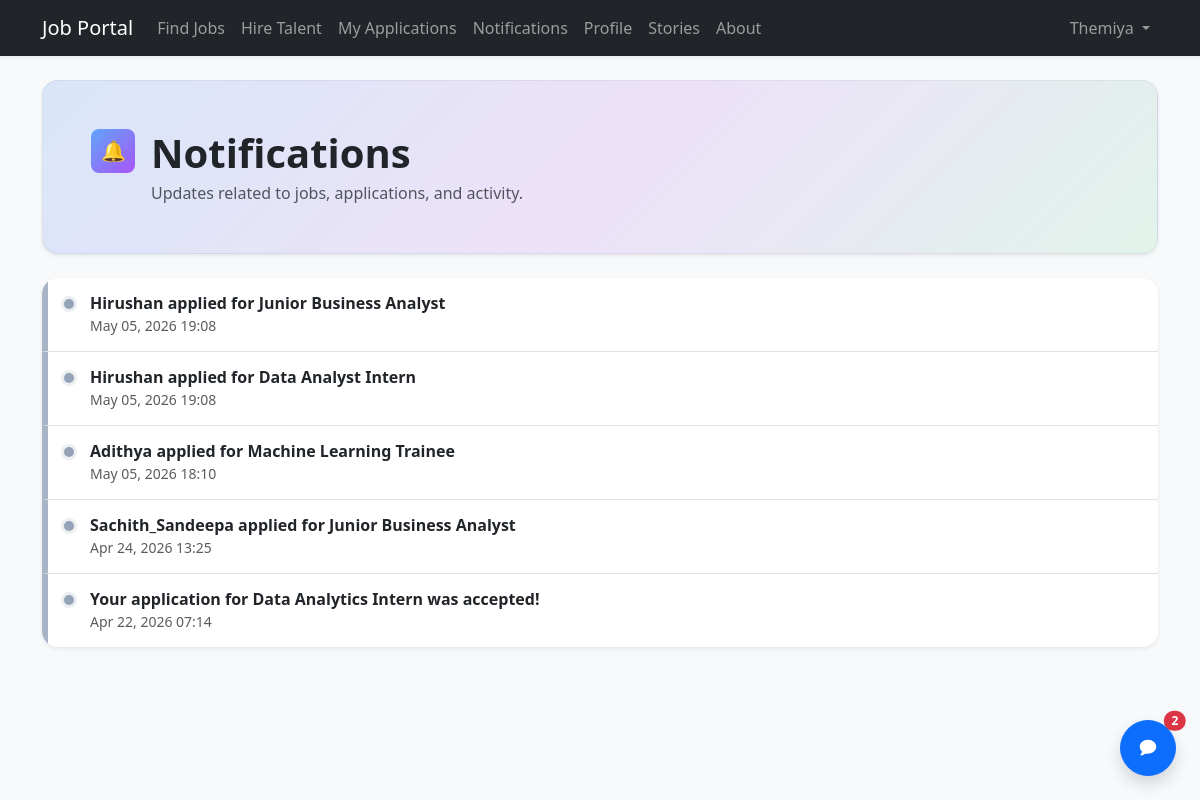
The app's page /notifications/ (signed in) with its own data.
### accounts/models.py (models this page shows, shortened)
class Notification(models.Model):
    recipient = models.ForeignKey(User, on_delete=models.CASCADE, related_name="notifications")
    message = models.CharField(max_length=255)
    is_read = models.BooleanField(default=False)
    created_at = models.DateTimeField(auto_now_add=True)
    link = models.CharField(max_length=255, blank=True)
    class Meta:
        ordering = ["-created_at"]

### accounts/views.py (the view)
# urls.py: path("notifications/", views.notifications_list, name="notifications_list"),
@login_required
def notifications_list(request):
    notifications = Notification.objects.filter(recipient=request.user).order_by("-created_at")
    notifications.filter(is_read=False).update(is_read=True)
    return render(request, "notifications_list.html", {"notifications": notifications})

### jobportal/context_processors.py (called while the page is built)
def unread_notifications_count(request):
    if not getattr(request, "user", None) or not request.user.is_authenticated:
        return {
            "unread_notifications_count": 0,
            "unread_message_count": 0,
            "recent_messages": [],
        }
    return {
        "unread_notifications_count": Notification.objects.filter(
            recipient=request.user, is_read=False
        ).count(),
        "unread_message_count": DirectMessage.objects.filter(
            recipient=request.user, is_read=False
        ).count(),
        "recent_messages": DirectMessage.objects.filter(recipient=request.user)
        .select_related("sender")
        .only("id", "sender__username", "subject", "body", "sent_at", "is_read")
        [:10],
    }

### accounts/templates/notifications_list.html (shortened to what this page needs)
{% extends "base.html" %}
{% block content %}
<div class="notif-page">
  <div class="notif-hero rounded-4 p-4 p-md-5 shadow-sm mb-4">
    <div class="d-flex flex-wrap justify-content-between align-items-start gap-3">
      <div class="d-flex align-items-start gap-3">
        <div class="rounded-3 d-flex align-items-center justify-content-center"
             style="width:44px;height:44px;background:linear-gradient(135deg,#60a5fa,#a855f7);color:#0b1020;">
          <span aria-hidden="true" style="font-size:20px;line-height:1;">🔔</span>
        </div>
        <div>
          <h1 class="fw-bold mb-1">Notifications</h1>
          <p class="text-muted mb-0">Updates related to jobs, applications, and activity.</p>
        </div>
      </div>
    </div>
  </div>
  <div class="card notif-list shadow-sm border-0 rounded-4 overflow-hidden">
    <div class="list-group list-group-flush">
      {% for n in notifications %}
        {% if n.link %}
          <a class="list-group-item list-group-item-action d-flex justify-content-between align-items-start gap-3 notif-item {% if not n.is_read %}is-unread{% endif %}"
             href="{{ n.link }}">
            <div class="d-flex align-items-start gap-3 min-w-0">
              <div class="notif-dot mt-1" aria-hidden="true"></div>
              <div class="notif-body">
                <div class="fw-semibold notif-text {% if not n.is_read %}text-dark{% endif %}">{{ n.message }}</div>
                <div class="text-muted small">{{ n.created_at|date:"M d, Y H:i" }}</div>
              </div>
            </div>
          </a>
        {% endif %}
      {% endfor %}
    </div>
  </div>
</div>
{% endblock %}

### templates/base.html (shortened to what this page needs)
<!DOCTYPE html>
<html lang="en">
<head>
    <link href="https://cdn.jsdelivr.net/npm/bootstrap@5.3.0/dist/css/bootstrap.min.css" rel="stylesheet">
</head>
<body class="bg-light">
<nav class="navbar navbar-expand-lg navbar-dark bg-dark mb-4 shadow-sm">
    <div class="container">
        <a class="navbar-brand" href="/">Job Portal</a>
        <div class="collapse navbar-collapse" id="mainNavbar">
            <ul class="navbar-nav me-auto mb-2 mb-lg-0">
                {% if user.is_authenticated %}
                  {% if user.groups.all.0.name == 'Employer' %}
                    <li class="nav-item"><a class="nav-link" href="{% url 'job_list' %}">Find Jobs</a></li>
                    <li class="nav-item"><a class="nav-link" href="{% url 'talent_list' %}">Hire Talent</a></li>
                    <li class="nav-item"><a class="nav-link" href="{% url 'my_applications' %}">My Applications</a></li>
                    <li class="nav-item">
                      <a class="nav-link" href="{% url 'notifications_list' %}">
                        Notifications
                      </a>
                    </li>
                    <li class="nav-item"><a class="nav-link" href="{% url 'profile_detail' user.id %}">Profile</a></li>
                    <li class="nav-item"><a class="nav-link" href="{% url 'story_list' %}">Stories</a></li>
                    <li class="nav-item"><a class="nav-link" href="{% url 'about_us' %}">About</a></li>
                  {% endif %}
                {% else %}
                  <li class="nav-item"><a class="nav-link" href="{% url 'job_list' %}">Find Jobs</a></li>
                  <li class="nav-item"><a class="nav-link" href="{% url 'story_list' %}">Stories</a></li>
                  <li class="nav-item"><a class="nav-link" href="{% url 'about_us' %}">About</a></li>
                {% endif %}
            </ul>
            <ul class="navbar-nav ms-auto align-items-lg-center">
                {% if user.is_authenticated %}
                    <li class="nav-item dropdown">
                        <a class="nav-link dropdown-toggle" href="#" role="button" data-bs-toggle="dropdown" aria-expanded="false">
                            {{ user.username }}
                        </a>
                    </li>
                {% endif %}
            </ul>
        </div>
    </div>
</nav>
<div class="container">
    {% block content %}
    {% endblock %}
</div>
{% if user.is_authenticated %}
  <button
    type="button"
    class="btn btn-primary position-fixed bottom-0 end-0 m-4 rounded-circle shadow d-flex align-items-center justify-content-center"
    style="width: 56px; height: 56px; z-index: 1080;"
    data-bs-toggle="offcanvas"
    data-bs-target="#inboxOffcanvas"
    aria-controls="inboxOffcanvas"
    aria-label="Open inbox"
  >
    {% if unread_message_count %}
      <span class="position-absolute top-0 start-100 translate-middle badge rounded-pill text-bg-danger">
        {{ unread_message_count }}
      </span>
    {% endif %}
  </button>
{% endif %}
</body>
</html>

### accounts/templates/notifications_list.html (style rules this page uses)
.notif-page .notif-hero { background: linear-gradient(135deg, rgba(59, 130, 246, .16), rgba(168, 85, 247, .14), rgba(34, 197, 94, .10)); border: 1px solid rgba(15, 23, 42, .06); }
.notif-page .notif-list { border: 1px solid rgba(15, 23, 42, .06); }
.notif-page .notif-item { border-left: 6px solid rgba(148, 163, 184, .8); transition: transform .15s ease, box-shadow .15s ease, background-color .15s ease; }
.notif-page .notif-item { padding-top: .95rem; padding-bottom: .95rem; }
.notif-page .notif-body { flex: 1 1 auto; min-width: 0; }
.notif-page .notif-text { line-height: 1.35; white-space: normal; overflow-wrap: anywhere; }
.notif-page .notif-dot { width: 10px; height: 10px; border-radius: 50%; flex: 0 0 10px; background: #94a3b8; box-shadow: 0 0 0 3px rgba(148, 163, 184, .18); }
.notif-page .notif-dot { margin-top: .35rem !important; }

### records on screen
Notification: message "Hirushan applied for Junior Business Analyst", created_at "May 05, 2026 19:08"
Notification: message "Hirushan applied for Data Analyst Intern", created_at "May 05, 2026 19:08"
Notification: message "Adithya applied for Machine Learning Trainee", created_at "May 05, 2026 18:10"
Notification: message "Sachith_Sandeepa applied for Junior Business Analyst", created_at "Apr 24, 2026 13:25"
Notification: message "Your application for Data Analytics Intern was accepted!", created_at "Apr 22, 2026 07:14"

### other values on screen
{{ user.username }} "Themiya"
{{ unread_message_count }} "2"
